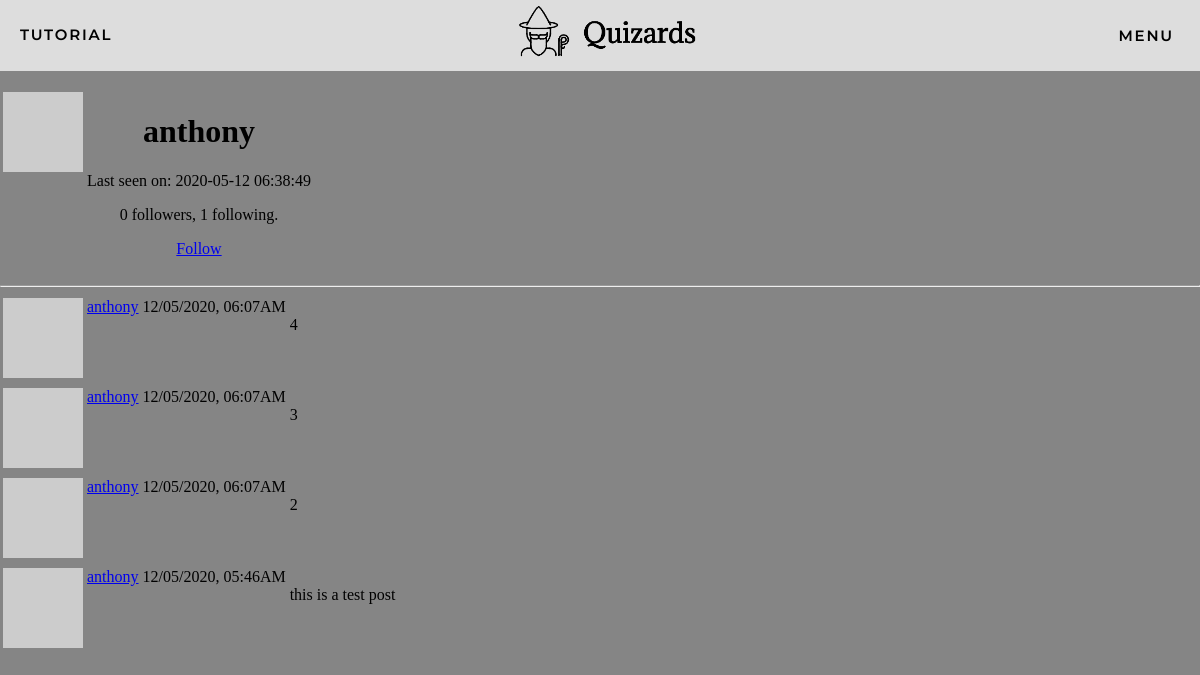
Page /user/anthony (signed in) on the committed database.
### app/models.py (models this page shows, shortened)
class User(UserMixin, db.Model):
    id = db.Column(db.Integer, primary_key=True)
    username = db.Column(db.String(64), index=True, unique=True)
    email = db.Column(db.String(120), index=True, unique=True)
    password_hash = db.Column(db.String(128))
    posts = db.relationship('Post', backref='author', lazy='dynamic')
    authorOf = db.relationship('Quizzes', backref='author', lazy='dynamic')
    isAdmin = db.Column(db.Boolean, unique=False, default=True)
    def isAdmin(self):
        return self.isAdmin
    def avatar(self, size):
        digest = md5(self.email.lower().encode('utf-8')).hexdigest()
        return 'https://www.gravatar.com/avatar/{}?d=identicon&s={}'.format(
            digest, size)
    about_me = db.Column(db.String(140))
    last_seen = db.Column(db.DateTime, default=datetime.utcnow)
    followed = db.relationship(
        'User', secondary=followers,
        primaryjoin=(followers.c.follower_id == id),
        secondaryjoin=(followers.c.followed_id == id),
        backref=db.backref('followers', lazy='dynamic'), lazy='dynamic')
    def is_following(self, user):
        return self.followed.filter(
            followers.c.followed_id == user.id).count() > 0

class Post(db.Model):
    id = db.Column(db.Integer, primary_key=True)
    body = db.Column(db.String(140))
    timestamp = db.Column(db.DateTime, index=True, default=datetime.utcnow)
    user_id = db.Column(db.Integer, db.ForeignKey('user.id'))

### app/routes.py (the view)
@app.route('/user/<username>')
@login_required
def user(username):
    user = User.query.filter_by(username=username).first_or_404()
    page = request.args.get('page', 1, type=int)
    posts = user.posts.order_by(Post.timestamp.desc()).paginate(
        page, app.config['POSTS_PER_PAGE'], False)
    next_url = url_for('user', username=user.username, page=posts.next_num) \
        if posts.has_next else None
    prev_url = url_for('user', username=user.username, page=posts.prev_num) \
        if posts.has_prev else None
    return render_template('user.html', user=user, posts=posts.items,
                           next_url=next_url, prev_url=prev_url)

### app/models.py (called while the page is built)
@login.user_loader
def load_user(id):
    return User.query.get(int(id))

### app/routes.py (called while the page is built)
@app.before_request
def before_request():
    if current_user.is_authenticated:
        current_user.last_seen = datetime.utcnow()
        db.session.commit()

### app/templates/user.html (shortened to what this page needs)
{% extends "base.html" %}
{% block content %}
    <table>
        <tr valign="top">
            <td><img src="{{ user.avatar(128) }}"></td>
            <td>
                <h1>{{ user.username }}</h1>
                {% if user.last_seen %}<p>Last seen on: {{ user.last_seen }}</p>{% endif %}
                <p>{{ user.followers.count() }} followers, {{ user.followed.count() }} following.</p>
                {% if user == current_user %}
                <p><a href="{{ url_for('edit_profile') }}">Edit your profile</a></p>
                {% elif not current_user.is_following(user) %}
                <p><a href="{{ url_for('follow', username=user.username) }}">Follow</a></p>
                {% else %}
                <p><a href="{{ url_for('unfollow', username=user.username) }}">Unfollow</a></p>
                {% endif %}
            </td>
        </tr>
    </table>
    <hr>
    {% for post in posts %}
        {% include '_post.html' %}
    {% endfor %}
{% endblock %}

### app/templates/_post.html
<table>
    <tr valign="top">
        <td><img src="{{ post.author.avatar(36) }}"></td>
        <td>
            <a href="{{ url_for('user', username=post.author.username) }}">
                {{ post.author.username }}
            </a>
        </td>
        <td> {{ post.timestamp.strftime('%d/%m/%Y, %I:%M%p') }}</td>
        <td>
            </br>{{ post.body }}
        </td>
    </tr>
</table>

### app/static/css/styles.css (style rules this page uses)
body { margin: 0; padding: 0; height: 100vh; background-color: rgb(133, 133, 133); }

### rows in the picture
User: username "anthony", last_seen "2020-05-12 06:38:49"
Post: author.username "anthony", timestamp "12/05/2020, 06:07AM", body "4"
Post: author.username "anthony", timestamp "12/05/2020, 06:07AM", body "3"
Post: author.username "anthony", timestamp "12/05/2020, 06:07AM", body "2"
Post: author.username "anthony", timestamp "12/05/2020, 05:46AM", body "this is a test post"

### other values in the picture
{{ user.followers.count() }} "0"
{{ user.followed.count() }} "1"
